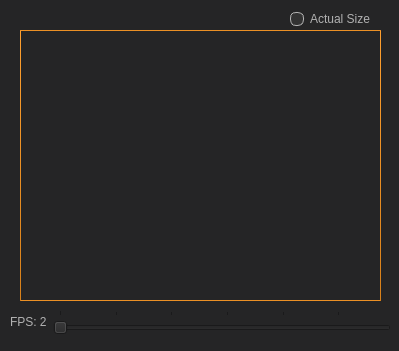
<?xml version="1.0" encoding="UTF-8"?>
<ui version="4.0">
 <class>AnimationDialog</class>
 <widget class="QDialog" name="AnimationDialog">
  <property name="geometry">
   <rect>
    <x>0</x>
    <y>0</y>
    <width>399</width>
    <height>351</height>
   </rect>
  </property>
  <property name="windowTitle">
   <string>Animated Preview</string>
  </property>
  <property name="styleSheet">
   <string notr="true"> QPushButton:checked {
border: 2px solid QLinearGradient( x1: 0, y1: 0, x2: 0, y2: 1, stop: 0 #ffa02f, stop: 1 #d7801a);
 }

QToolTip
{
     border: 1px solid black;
     background-color: #ffa02f;
     padding: 1px;
     border-radius: 3px;
     opacity: 100;
}

QWidget
{
    color: #b1b1b1;
    background-color: #252526;
}

QWidget:item:hover
{
    background-color: QLinearGradient( x1: 0, y1: 0, x2: 0, y2: 1, stop: 0 #ffa02f, stop: 1 #ca0619);
    color: #000000;
}

QWidget:item:selected
{
    background-color: QLinearGradient( x1: 0, y1: 0, x2: 0, y2: 1, stop: 0 #ffa02f, stop: 1 #d7801a);
}

QMenuBar::item
{
    background: transparent;
}

QMenuBar::item:selected
{
    background: transparent;
    border: 1px solid #ffaa00;
}

QMenuBar::item:pressed
{
    background: #444;
    border: 1px solid #000;
    background-color: QLinearGradient(
        x1:0, y1:0,
        x2:0, y2:1,
        stop:1 #212121,
        stop:0.4 #343434/*,
        stop:0.2 #343434,
        stop:0.1 #ffaa00*/
    );
    margin-bottom:-1px;
    padding-bottom:1px;
}

QMenu
{
    border: 1px solid #000;
}

QMenu::item
{
    padding: 2px 20px 2px 20px;
}

QMenu::item:selected
{
    color: #000000;
}

QWidget:disabled
{
    color: #404040;
    background-color: #323232;
}

QAbstractItemView
{
    background-color: QLinearGradient( x1: 0, y1: 0, x2: 0, y2: 1, stop: 0 #4d4d4d, stop: 0.1 #646464, stop: 1 #5d5d5d);
}

QWidget:focus
{
    /*border: 2px solid QLinearGradient( x1: 0, y1: 0, x2: 0, y2: 1, stop: 0 #ffa02f, stop: 1 #d7801a);*/
}

QLineEdit
{
    background-color: QLinearGradient( x1: 0, y1: 0, x2: 0, y2: 1, stop: 0 #4d4d4d, stop: 0 #646464, stop: 1 #5d5d5d);
    padding: 1px;
    border-style: solid;
    border: 1px solid #1e1e1e;
    border-radius: 5;
}

QPushButton
{
    color: #b1b1b1;
    background-color: QLinearGradient( x1: 0, y1: 0, x2: 0, y2: 1, stop: 0 #565656, stop: 0.1 #525252, stop: 0.5 #4e4e4e, stop: 0.9 #4a4a4a, stop: 1 #464646);
    border-width: 1px;
    border-color: #1e1e1e;
    border-style: solid;
    border-radius: 6;
    padding: 3px;
    font-size: 12px;
    padding-left: 5px;
    padding-right: 5px;
}

QPushButton:pressed
{
    background-color: QLinearGradient( x1: 0, y1: 0, x2: 0, y2: 1, stop: 0 #2d2d2d, stop: 0.1 #2b2b2b, stop: 0.5 #292929, stop: 0.9 #282828, stop: 1 #252525);
}

QComboBox
{
    selection-background-color: #ffaa00;
    background-color: QLinearGradient( x1: 0, y1: 0, x2: 0, y2: 1, stop: 0 #565656, stop: 0.1 #525252, stop: 0.5 #4e4e4e, stop: 0.9 #4a4a4a, stop: 1 #464646);
    border-style: solid;
    border: 1px solid #1e1e1e;
    border-radius: 5;
}

QComboBox:hover,QPushButton:hover
{
    border: 2px solid QLinearGradient( x1: 0, y1: 0, x2: 0, y2: 1, stop: 0 #ffa02f, stop: 1 #d7801a);
}


QComboBox:on
{
    padding-top: 3px;
    padding-left: 4px;
    background-color: QLinearGradient( x1: 0, y1: 0, x2: 0, y2: 1, stop: 0 #2d2d2d, stop: 0.1 #2b2b2b, stop: 0.5 #292929, stop: 0.9 #282828, stop: 1 #252525);
    selection-background-color: #ffaa00;
}

QComboBox QAbstractItemView
{
    border: 2px solid darkgray;
    selection-background-color: QLinearGradient( x1: 0, y1: 0, x2: 0, y2: 1, stop: 0 #ffa02f, stop: 1 #d7801a);
}

QComboBox::drop-down
{
     subcontrol-origin: padding;
     subcontrol-position: top right;
     width: 15px;

     border-left-width: 0px;
     border-left-color: darkgray;
     border-left-style: solid; /* just a single line */
     border-top-right-radius: 3px; /* same radius as the QComboBox */
     border-bottom-right-radius: 3px;
 }

QComboBox::down-arrow
{
     image: url(:/down_arrow.png);
}

QGroupBox:focus
{
border: 2px solid QLinearGradient( x1: 0, y1: 0, x2: 0, y2: 1, stop: 0 #ffa02f, stop: 1 #d7801a);
}

QTextEdit:focus
{
    border: 2px solid QLinearGradient( x1: 0, y1: 0, x2: 0, y2: 1, stop: 0 #ffa02f, stop: 1 #d7801a);
}

QScrollBar:horizontal {
     border: 1px solid #222222;
     background: QLinearGradient( x1: 0, y1: 0, x2: 0, y2: 1, stop: 0.0 #121212, stop: 0.2 #282828, stop: 1 #484848);
     height: 7px;
     margin: 0px 16px 0 16px;
}

QScrollBar::handle:horizontal
{
      background: QLinearGradient( x1: 0, y1: 0, x2: 1, y2: 0, stop: 0 #ffa02f, stop: 0.5 #d7801a, stop: 1 #ffa02f);
      min-height: 20px;
      border-radius: 2px;
}

QScrollBar::add-line:horizontal {
      border: 1px solid #1b1b19;
      border-radius: 2px;
      background: QLinearGradient( x1: 0, y1: 0, x2: 1, y2: 0, stop: 0 #ffa02f, stop: 1 #d7801a);
      width: 14px;
      subcontrol-position: right;
      subcontrol-origin: margin;
}

QScrollBar::sub-line:horizontal {
      border: 1px solid #1b1b19;
      border-radius: 2px;
      background: QLinearGradient( x1: 0, y1: 0, x2: 1, y2: 0, stop: 0 #ffa02f, stop: 1 #d7801a);
      width: 14px;
     subcontrol-position: left;
     subcontrol-origin: margin;
}

QScrollBar::right-arrow:horizontal, QScrollBar::left-arrow:horizontal
{
      border: 1px solid black;
      width: 1px;
      height: 1px;
      background: white;
}

QScrollBar::add-page:horizontal, QScrollBar::sub-page:horizontal
{
      background: none;
}

QScrollBar:vertical
{
      background: QLinearGradient( x1: 0, y1: 0, x2: 1, y2: 0, stop: 0.0 #121212, stop: 0.2 #282828, stop: 1 #484848);
      width: 7px;
      margin: 16px 0 16px 0;
      border: 1px solid #222222;
}

QScrollBar::handle:vertical
{
      background: QLinearGradient( x1: 0, y1: 0, x2: 0, y2: 1, stop: 0 #ffa02f, stop: 0.5 #d7801a, stop: 1 #ffa02f);
      min-height: 20px;
      border-radius: 2px;
}

QScrollBar::add-line:vertical
{
      border: 1px solid #1b1b19;
      border-radius: 2px;
      background: QLinearGradient( x1: 0, y1: 0, x2: 0, y2: 1, stop: 0 #ffa02f, stop: 1 #d7801a);
      height: 14px;
      subcontrol-position: bottom;
      subcontrol-origin: margin;
}

QScrollBar::sub-line:vertical
{
      border: 1px solid #1b1b19;
      border-radius: 2px;
      background: QLinearGradient( x1: 0, y1: 0, x2: 0, y2: 1, stop: 0 #d7801a, stop: 1 #ffa02f);
      height: 14px;
      subcontrol-position: top;
      subcontrol-origin: margin;
}

QScrollBar::up-arrow:vertical, QScrollBar::down-arrow:vertical
{
      border: 1px solid black;
      width: 1px;
      height: 1px;
      background: white;
}


QScrollBar::add-page:vertical, QScrollBar::sub-page:vertical
{
      background: none;
}

QTextEdit
{
    background-color: #242424;
}

QPlainTextEdit
{
    background-color: #242424;
}

QHeaderView::section
{
    background-color: QLinearGradient(x1:0, y1:0, x2:0, y2:1, stop:0 #616161, stop: 0.5 #505050, stop: 0.6 #434343, stop:1 #656565);
    color: white;
    padding-left: 4px;
    border: 1px solid #6c6c6c;
}

QDockWidget::title
{
    text-align: center;
    spacing: 3px; /* spacing between items in the tool bar */
    background-color: QLinearGradient(x1:0, y1:0, x2:0, y2:1, stop:0 #323232, stop: 0.5 #242424, stop:1 #323232);
}

QDockWidget::close-button, QDockWidget::float-button
{
    text-align: center;
    spacing: 1px; /* spacing between items in the tool bar */
    background-color: QLinearGradient(x1:0, y1:0, x2:0, y2:1, stop:0 #323232, stop: 0.5 #242424, stop:1 #323232);
}

QDockWidget::close-button:hover, QDockWidget::float-button:hover
{
    background: #242424;
}

QDockWidget::close-button:pressed, QDockWidget::float-button:pressed
{
    padding: 1px -1px -1px 1px;
}

QMainWindow::separator
{
    background-color: QLinearGradient(x1:0, y1:0, x2:0, y2:1, stop:0 #161616, stop: 0.5 #151515, stop: 0.6 #212121, stop:1 #343434);
    color: white;
    padding-left: 4px;
    border: 1px solid #4c4c4c;
    spacing: 3px; /* spacing between items in the tool bar */
}

QMainWindow::separator:hover
{

    background-color: QLinearGradient(x1:0, y1:0, x2:0, y2:1, stop:0 #d7801a, stop:0.5 #b56c17 stop:1 #ffa02f);
    color: white;
    padding-left: 4px;
    border: 1px solid #6c6c6c;
    spacing: 3px; /* spacing between items in the tool bar */
}

QToolBar::handle
{
     spacing: 3px; /* spacing between items in the tool bar */
}

QMenu::separator
{
    height: 2px;
    background-color: QLinearGradient(x1:0, y1:0, x2:0, y2:1, stop:0 #161616, stop: 0.5 #151515, stop: 0.6 #212121, stop:1 #343434);
    color: white;
    padding-left: 4px;
    margin-left: 10px;
    margin-right: 5px;
}

QProgressBar
{
    border: 2px solid grey;
    border-radius: 5px;
    text-align: center;
}

QProgressBar::chunk
{
    background-color: #d7801a;
    width: 2.15px;
    margin: 0.5px;
}

QTabBar::tab {
    color: #b1b1b1;
    border: 1px solid #444;
    border-bottom-style: none;
    background-color: #323232;
    padding-left: 10px;
    padding-right: 10px;
    padding-top: 3px;
    padding-bottom: 2px;
    margin-right: -1px;
}

QTabWidget::pane {
    border: 1px solid #444;
    top: 1px;
}

QTabBar::tab:last
{
    margin-right: 0; /* the last selected tab has nothing to overlap with on the right */
    border-top-right-radius: 3px;
}

QTabBar::tab:first:!selected
{
 margin-left: 0px; /* the last selected tab has nothing to overlap with on the right */


    border-top-left-radius: 3px;
}

QTabBar::tab:!selected
{
    color: #b1b1b1;
    border-bottom-style: solid;
    margin-top: 3px;
    background-color: QLinearGradient(x1:0, y1:0, x2:0, y2:1, stop:1 #212121, stop:.4 #343434);
}

QTabBar::tab:selected
{
    border-top-left-radius: 3px;
    border-top-right-radius: 3px;
    margin-bottom: 0px;
}

QTabBar::tab:!selected:hover
{
    /*border-top: 2px solid #ffaa00;
    padding-bottom: 3px;*/
    border-top-left-radius: 3px;
    border-top-right-radius: 3px;
    background-color: QLinearGradient(x1:0, y1:0, x2:0, y2:1, stop:1 #212121, stop:0.4 #343434, stop:0.2 #343434, stop:0.1 #ffaa00);
}

QRadioButton::indicator:checked, QRadioButton::indicator:unchecked{
    color: #b1b1b1;
    background-color: #323232;
    border: 1px solid #b1b1b1;
    border-radius: 6px;
}

QRadioButton::indicator:checked
{
    background-color: qradialgradient(
        cx: 0.5, cy: 0.5,
        fx: 0.5, fy: 0.5,
        radius: 1.0,
        stop: 0.25 #ffaa00,
        stop: 0.3 #323232
    );
}

QCheckBox::indicator{

}

QRadioButton::indicator
{
    border-radius: 6px;
}

QRadioButton::indicator:hover, QCheckBox::indicator:hover
{
    border: 1px solid #ffaa00;
}


QCheckBox::indicator:disabled, QRadioButton::indicator:disabled
{
    border: 1px solid #444;
}</string>
  </property>
  <property name="modal">
   <bool>true</bool>
  </property>
  <widget class="QLabel" name="animationWindow">
   <property name="geometry">
    <rect>
     <x>20</x>
     <y>30</y>
     <width>361</width>
     <height>271</height>
    </rect>
   </property>
   <property name="styleSheet">
    <string notr="true">QLabel {
border: 1px solid QLinearGradient( x1: 0, y1: 0, x2: 0, y2: 1, stop: 0 #ffa02f, stop: 1 #d7801a);

}
</string>
   </property>
   <property name="text">
    <string/>
   </property>
  </widget>
  <widget class="QRadioButton" name="radioButton">
   <property name="geometry">
    <rect>
     <x>290</x>
     <y>10</y>
     <width>91</width>
     <height>18</height>
    </rect>
   </property>
   <property name="text">
    <string>Actual Size</string>
   </property>
  </widget>
  <widget class="QWidget" name="">
   <property name="geometry">
    <rect>
     <x>10</x>
     <y>310</y>
     <width>381</width>
     <height>31</height>
    </rect>
   </property>
   <layout class="QFormLayout" name="formLayout">
    <item row="0" column="0">
     <widget class="QLabel" name="fpsLabel">
      <property name="text">
       <string>FPS: 2</string>
      </property>
     </widget>
    </item>
    <item row="0" column="1">
     <widget class="QSlider" name="horizontalSlider">
      <property name="minimumSize">
       <size>
        <width>321</width>
        <height>27</height>
       </size>
      </property>
      <property name="minimum">
       <number>2</number>
      </property>
      <property name="maximum">
       <number>60</number>
      </property>
      <property name="singleStep">
       <number>1</number>
      </property>
      <property name="value">
       <number>2</number>
      </property>
      <property name="tracking">
       <bool>true</bool>
      </property>
      <property name="orientation">
       <enum>Qt::Horizontal</enum>
      </property>
      <property name="invertedAppearance">
       <bool>false</bool>
      </property>
      <property name="invertedControls">
       <bool>false</bool>
      </property>
      <property name="tickPosition">
       <enum>QSlider::TicksAbove</enum>
      </property>
      <property name="tickInterval">
       <number>0</number>
      </property>
     </widget>
    </item>
   </layout>
  </widget>
 </widget>
 <resources/>
 <connections/>
</ui>
